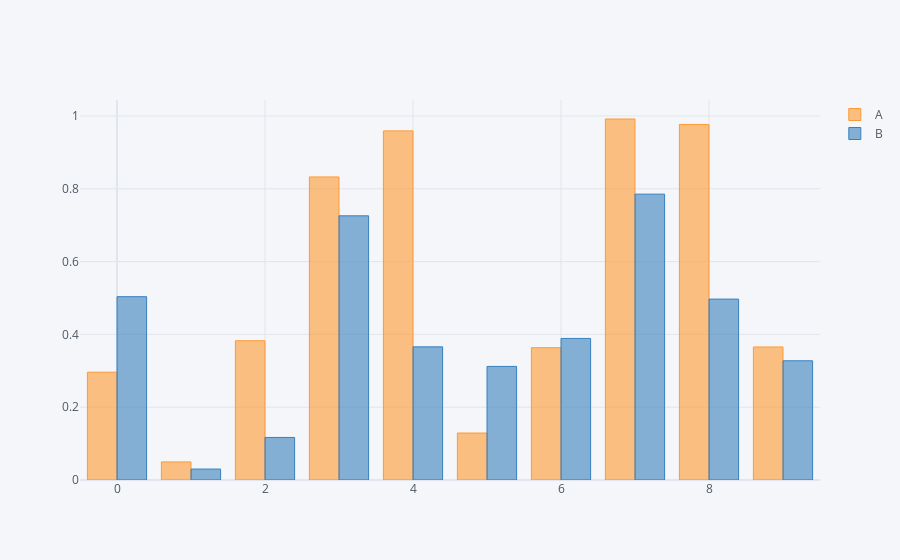

This figure's notebook cell:
### Code cell
df.iplot(kind='bar')

### Figure 1 — Plotly figure (JSON) as saved in the notebook; plotly's stock layout.template omitted (floating-point values rounded to 4 significant figures)
{"data": [{"marker": {"color": "rgba(255, 153, 51, 0.6)", "line": {"color": "rgba(255, 153, 51, 1.0)", "width": 1}}, "name": "A", "orientation": "v", "text": "", "type": "bar", "x": [0, 1, 2, 3, 4, 5, 6, 7, 8, 9], "y": [0.2962, 0.04963, 0.3825, 0.8325, 0.959, 0.1291, 0.3634, 0.9917, 0.9768, 0.3654]}, {"marker": {"color": "rgba(55, 128, 191, 0.6)", "line": {"color": "rgba(55, 128, 191, 1.0)", "width": 1}}, "name": "B", "orientation": "v", "text": "", "type": "bar", "x": [0, 1, 2, 3, 4, 5, 6, 7, 8, 9], "y": [0.5036, 0.03006, 0.1169, 0.7257, 0.3658, 0.312, 0.3889, 0.7853, 0.4969, 0.3275]}], "layout": {"legend": {"bgcolor": "#F5F6F9", "font": {"color": "#4D5663"}}, "paper_bgcolor": "#F5F6F9", "plot_bgcolor": "#F5F6F9", "title": {"font": {"color": "#4D5663"}}, "xaxis": {"gridcolor": "#E1E5ED", "showgrid": true, "tickfont": {"color": "#4D5663"}, "title": {"font": {"color": "#4D5663"}, "text": ""}, "zerolinecolor": "#E1E5ED"}, "yaxis": {"gridcolor": "#E1E5ED", "showgrid": true, "tickfont": {"color": "#4D5663"}, "title": {"font": {"color": "#4D5663"}, "text": ""}, "zerolinecolor": "#E1E5ED"}}}
